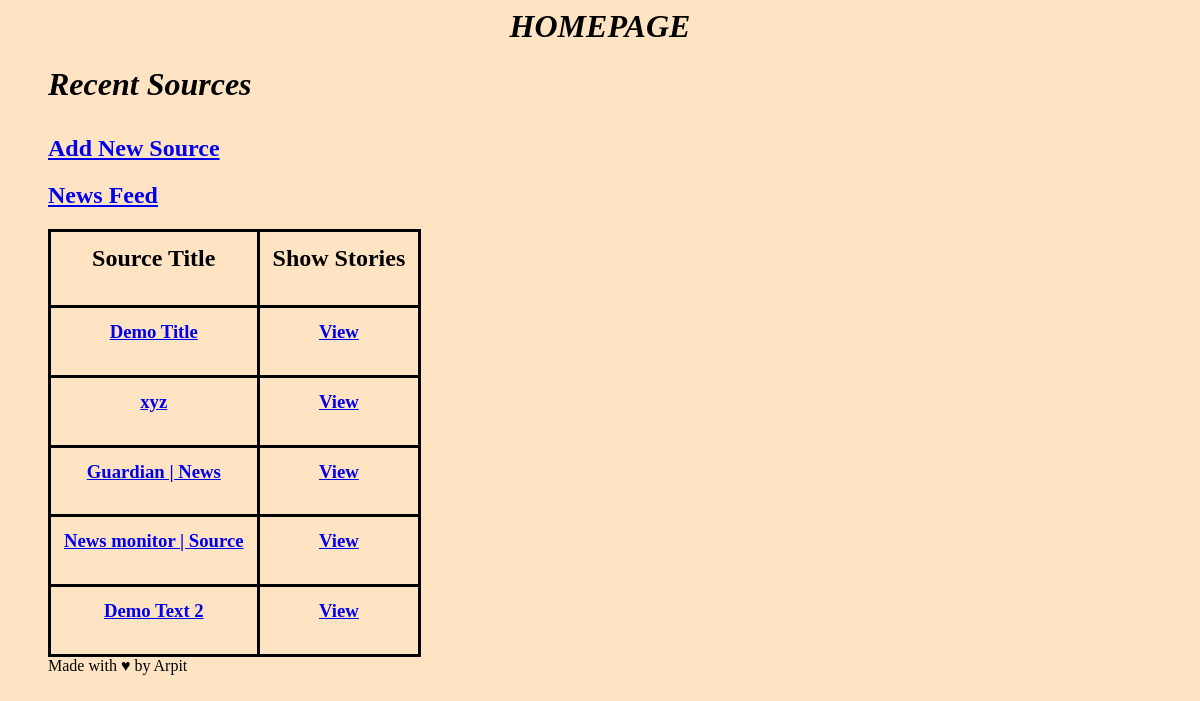
The app's page /, older data.
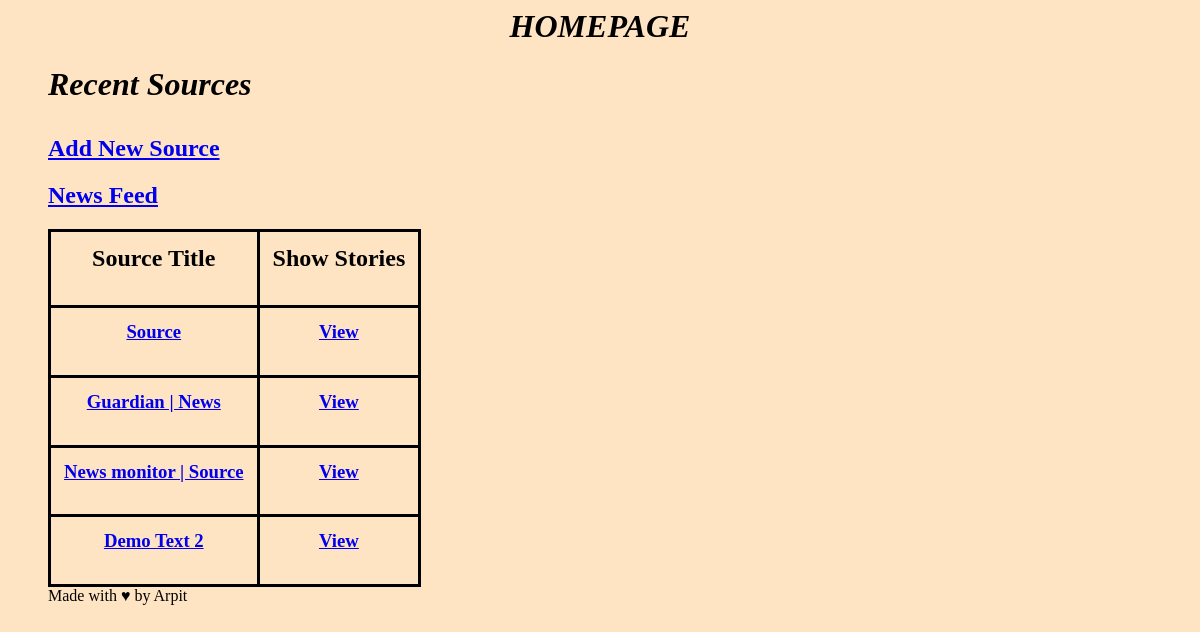
The same page, newer data.
### source/models.py (models this page shows)
class Sources(models.Model):
    title_text = models.CharField('Enter Title',max_length=200)
    pub_date = models.DateTimeField('Date Published',default=timezone.now)
    url_text = models.CharField('Enter URL',max_length=200)
    rss_text = models.CharField('Enter RSS',max_length=200)
    author_text = models.CharField('Enter Author Name',max_length=50,null=True)
    created_by = models.CharField('Created By',default=User,max_length=20,null=True)
    created_on = models.DateTimeField('Created on',default=timezone.now)

### source/views.py (the view)
# urls.py: path('', views.IndexView.as_view(), name='index'),
class IndexView(generic.ListView):
    model =  Sources
    template_name = 'source/index.html'
    context_object_name = 'latest_title_list'
    def get_queryset(self):
        return Sources.objects.filter(
            pub_date__lte=timezone.now()
        ).order_by('-pub_date')[:10]

### source/templates/source/index.html (shortened to what this page needs)
<html>
{% load static %}
<link rel="stylesheet" type="text/css" href="{% static 'source/style.css' %}">
<body>
<h1 style="text-align:center;">HOMEPAGE</h1>
{% if latest_title_list %}
    <ul>
    <p><strong><h1>
    Recent Sources
    </strong></p></h1>
   <p> <h2><a href="{% url 'source:source_new' %}" >Add New Source</a></h2>
      <h2><a href="{% url 'story:newsfeed' %}" >News Feed</a></h2></p>
<table>
  <tr>
    <th><h2>Source Title</h2></th>
    <th><h2>Show Stories</h2></th>
  </tr>
  {% for title in latest_title_list %}
  <tr>
    <td><h3><a href="{% url 'source:detail' title.id%}">{{ title.title_text }}</h3></a></td>
    <td><h3><a href="{% url 'story:story' title.id %}">View</h3></a></td>
  </tr>
  {% endfor %}
</table>
{% else %}
    <h1><p>No Titles are available.</p></h1>
{% endif %}
</body>
<div>
<footer> Made with &hearts; by Arpit</footer>
</div>
</html>

Row changes from the older to the newer data that the page shows:
removed Sources: title_text "Demo Title"
removed Sources: title_text "xyz"
added Sources: title_text "Source"
